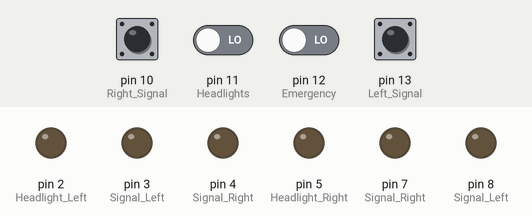
The sketch below on a simulated Arduino Uno, built with avr-gcc and run on an emulated ATmega328P. On the bench: output pins drawn as LEDs (lit = HIGH). The test bench sets the inputs (shaded band); at power-on: pin 10 (Right_Signal), pin 11 (Headlights), pin 12 (Emergency), pin 13 (Left_Signal) LOW.

Above: at 1.2 s.
1.3 s: pin 10 (Right_Signal) pulled HIGH for 0.15 s
At 1.4 s:
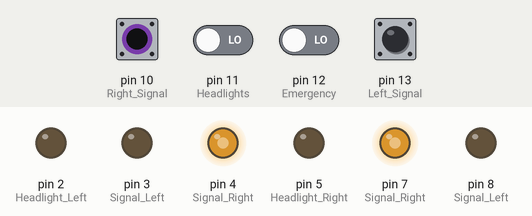
3.0 s: pin 13 (Left_Signal) pulled HIGH for 0.15 s
At 4.4 s:
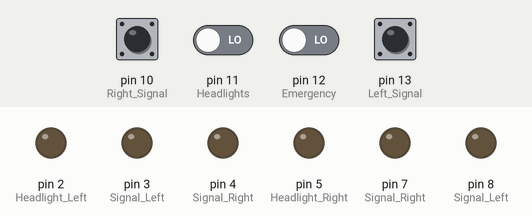
4.7 s: pin 11 (Headlights) driven HIGH
At 5.7 s:
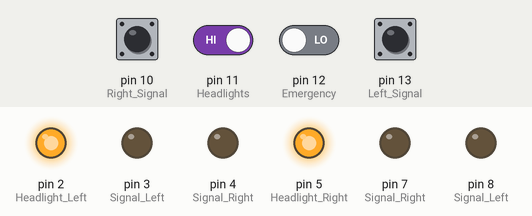
6.2 s: pin 12 (Emergency) driven HIGH
At 6.7 s:
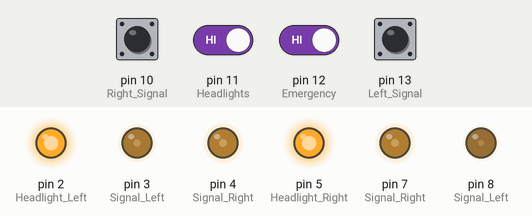
7.7 s: pin 10 (Right_Signal) pulled HIGH for 1 s
At 8.5 s:
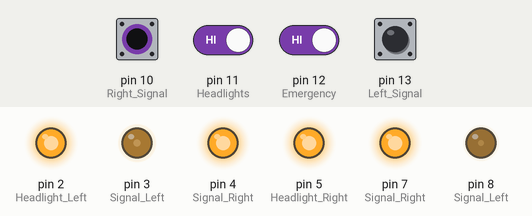
10.2 s: pin 13 (Left_Signal) pulled HIGH for 1 s
At 11.0 s:
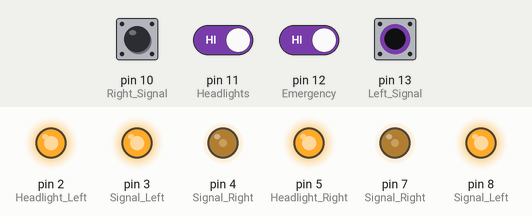
Timing chart, 0 to 13.2 s (numbered marks = the images above; inputs shaded):
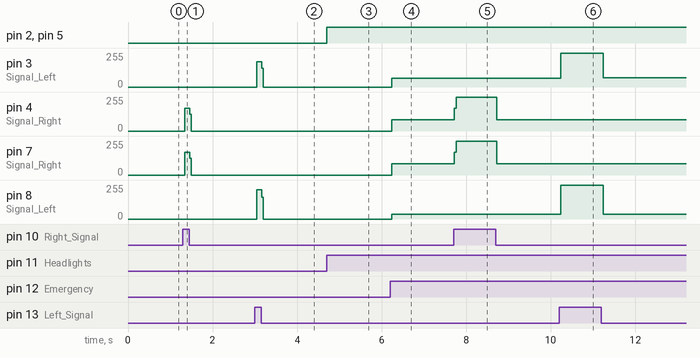

Measured:
- after the input at 1.3 s, pin 4 (Signal_Right): 0/255 → 170/255 at once, → 0/255 0.12 s later; pin 7 (Signal_Right): 0/255 → 171/255 at once, → 0/255 0.12 s later
- after the input at 3.0 s, pin 3 (Signal_Left): 0/255 → 188/255 at once, → 0/255 0.12 s later; pin 8 (Signal_Left): 0/255 → 219/255 at once, → 0/255 0.12 s later
- after the input at 4.7 s, pin 2 (Headlight_Left), pin 5 (Headlight_Right): LOW → HIGH at once
- after the input at 6.2 s, pin 3 (Signal_Left): 0/255 → 65/255 at once; pin 4 (Signal_Right): 0/255 → 84/255 at once; pin 7 (Signal_Right): 0/255 → 86/255 at once; pin 8 (Signal_Left): 0/255 → 36/255 at once
- after the input at 7.7 s, pin 4 (Signal_Right): 84/255 → 255/255 at once, → 86/255 1.0 s later; pin 7 (Signal_Right): 86/255 → 255/255 at once, → 86/255 1.0 s later
- after the input at 10.2 s, pin 3 (Signal_Left): 65/255 → 255/255 at once, → 68/255 1.0 s later; pin 8 (Signal_Left): 36/255 → 255/255 at once, → 36/255 1.0 s later

The sketch:

car_lightsv1.ino
```cpp
/*
	Blink an LED
*/
int headLights = 0, emerg = 0, lLeft = 0, lRight = 0;

void readInput()
{
	lRight = digitalRead(10);	// Right Signal

	lLeft = digitalRead(13);	// Left Signal

	headLights = digitalRead(11);	// Headlights

	emerg = digitalRead(12);	// Emergency
}

void resetLEDs()
{
	digitalWrite(2, LOW);
	digitalWrite(5, LOW);

	digitalWrite(3, LOW);
	digitalWrite(4, LOW);
	digitalWrite(7, LOW);
	digitalWrite(8, LOW);

	digitalWrite(3, LOW);
	digitalWrite(8, LOW);

	digitalWrite(4, LOW);
	digitalWrite(7, LOW);
}

void setup()
{
	pinMode(10, INPUT);	// Right Signal
	pinMode(13, INPUT);	// Left Signal
	pinMode(11, INPUT);	// Headlights
	pinMode(12, INPUT);	// Emergency

	pinMode(2, OUTPUT);	// Headlight Left
	pinMode(3, OUTPUT);	// Signal Left
	pinMode(4, OUTPUT);	// Signal Right
	pinMode(5, OUTPUT);	// Headlight Right
//	pinMode(6, OUTPUT);	//
	pinMode(7, OUTPUT);	// Signal Right
	pinMode(8, OUTPUT);	// Signal Left
}

void loop()
{
// millis()/1000;
	readInput();
	//resetLEDs();
	if(headLights)
	{
		digitalWrite(2, HIGH);
		digitalWrite(5, HIGH);
	}
	else
	{
		digitalWrite(2, LOW);
		digitalWrite(5, LOW);
	}

	if(emerg)
	{
		digitalWrite(3, HIGH);
		digitalWrite(4, HIGH);
		digitalWrite(7, HIGH);
		digitalWrite(8, HIGH);
	}
	else
	{
		digitalWrite(3, LOW);
		digitalWrite(4, LOW);
		digitalWrite(7, LOW);
		digitalWrite(8, LOW);
	}


	if(lLeft)
	{
		digitalWrite(3, HIGH);
		digitalWrite(8, HIGH);
	}
	else
	{
		digitalWrite(3, LOW);
		digitalWrite(8, LOW);
	}

	if(lRight)
	{
		digitalWrite(4, HIGH);
		digitalWrite(7, HIGH);
	}
	else
	{
		digitalWrite(4, LOW);
		digitalWrite(7, LOW);
	}

//	delay(300);
}
```
